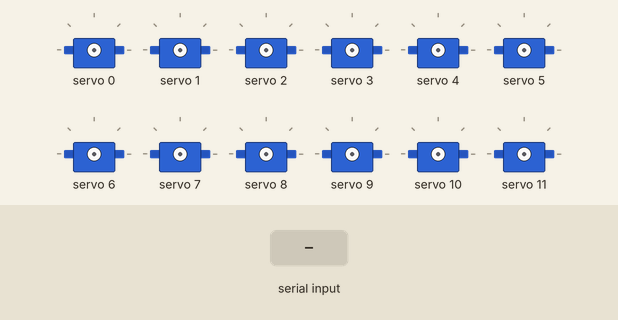
Recording of a sketch running on a simulated ESP32. On the bench: 12 × servo. Inputs (shaded band) come from the test bench. What the sketch prints to the serial monitor is not drawn.

Above: at 1.2 s.
1.3 s: "all 1\n" received over Serial
4.3 s: "5\n" received over Serial
At 5.7 s:
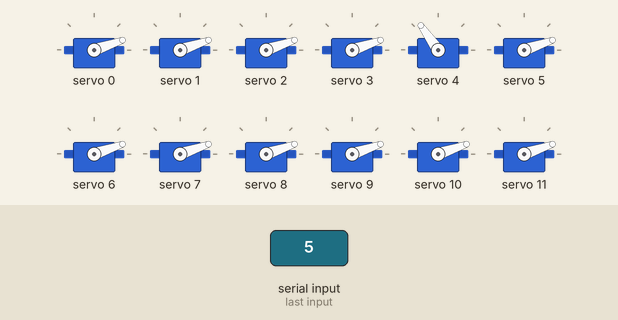
6.0 s: "all 150\n" received over Serial
At 8.5 s:
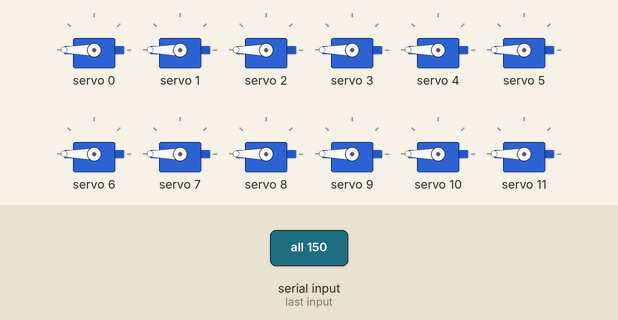
9.0 s: "all\n" received over Serial
At 11.6 s:
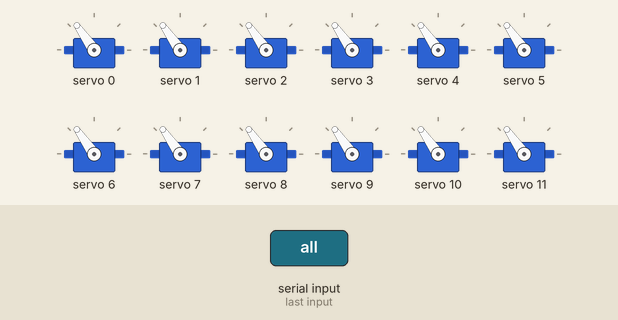
12.0 s: "all 45\n" received over Serial
At 14.7 s:
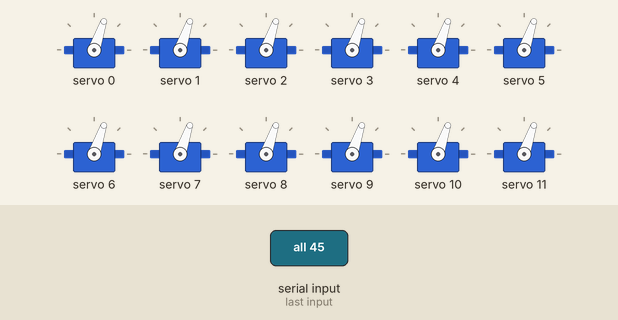
15.0 s: "1 90\n" received over Serial
At 16.9 s:
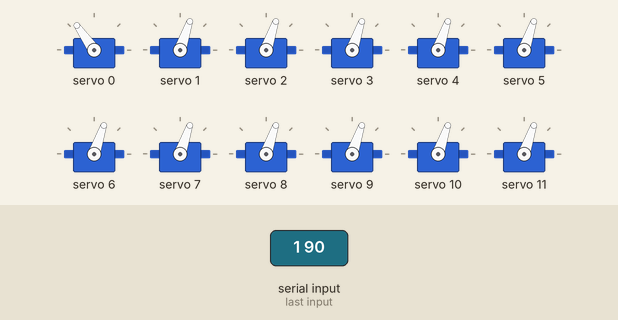
Timing chart, 0 to 18.1 s (numbered marks = the images above; inputs shaded):
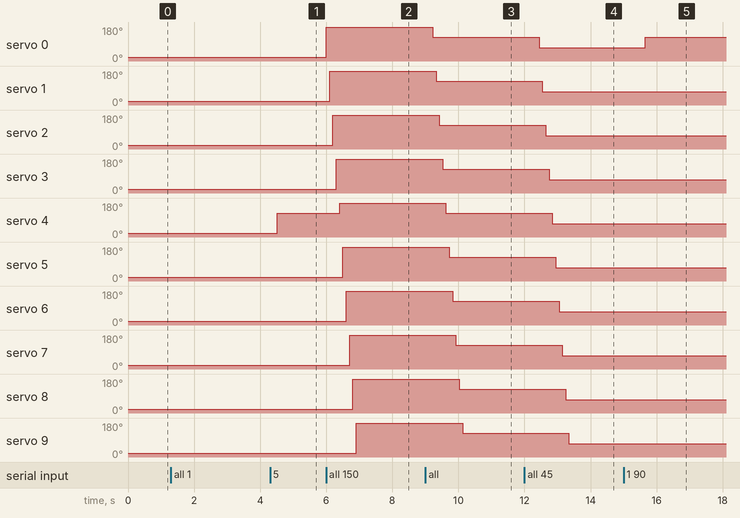

Measured:
- after the input at 4.3 s, servo 4: 19° → 125° after 0.22 s
- after the input at 6.0 s, servo 0: 19° → 180° at once; servo 1: 19° → 180° after 0.10 s; servo 2: 19° → 180° after 0.20 s; servo 3: 19° → 180° after 0.30 s; servo 4: 125° → 180° after 0.40 s
- after the input at 9.0 s, servo 0: 180° → 125° after 0.22 s; servo 1: 180° → 125° after 0.32 s; servo 2: 180° → 125° after 0.42 s; servo 3: 180° → 125° after 0.52 s; servo 4: 180° → 125° after 0.62 s
- after the input at 12.0 s, servo 0: 125° → 71° after 0.44 s; servo 1: 125° → 71° after 0.54 s; servo 2: 125° → 71° after 0.64 s; servo 3: 125° → 71° after 0.74 s; servo 4: 125° → 71° after 0.84 s
- after the input at 15.0 s, servo 0: 71° → 125° after 0.66 s

The sketch:

Arduino_Adafruitpcaservodriver.ino
```cpp
#include <Wire.h>
#include <Adafruit_PWMServoDriver.h>

Adafruit_PWMServoDriver pca1 = Adafruit_PWMServoDriver(0x40);  // PCA 1 (pins 1–16)
Adafruit_PWMServoDriver pca2 = Adafruit_PWMServoDriver(0x41);  // PCA 2 (pins 17–32)

#define TOTAL_PINS 32

// Convert angle (0–180) to pulse length (150–600)
int angleToPulse(int angle) {
  return map(angle, 0, 180, 150, 600);
}

// Set angle in degrees (0–180) to logical pin 1–32
void setAngleDegrees(int pin, int angle) {
  int pulse = angleToPulse(angle);

  if (pin >= 1 && pin <= 16) {
    pca1.setPWM(pin - 1, 0, pulse);
  } else if (pin >= 17 && pin <= 32) {
    pca2.setPWM(pin - 17, 0, pulse);
  } else {
    Serial.println(F("Invalid pin number."));
  }
}

void setup() {
  Serial.begin(9600);
  Wire.begin();

  pca1.begin();
  pca2.begin();
  pca1.setPWMFreq(50);
  pca2.setPWMFreq(50);

  Serial.println(F("\n🧪 Servo Pin Controller Ready (1–32)"));
  Serial.println(F("Type: <pin>, <pin angle>, all, all <angle>, or exit"));
}

void loop() {
  static String input = "";

  while (Serial.available()) {
    char c = Serial.read();
    if (c == '\n' || c == '\r') {
      input.trim();

      if (input.equalsIgnoreCase("exit")) {
        Serial.println(F("Exiting."));
        while (1); // Stop execution
      }

      else if (input.startsWith("all")) {
        int angle = 90; // Default
        int spaceIndex = input.indexOf(' ');
        if (spaceIndex > 0) {
          angle = input.substring(spaceIndex + 1).toInt();
        }

        angle = constrain(angle, 0, 180);
        Serial.print(F("Setting ALL pins to "));
        Serial.print(angle);
        Serial.println(F("°"));

        for (int i = 1; i <= TOTAL_PINS; i++) {
          setAngleDegrees(i, angle);
          delay(100);  // Delay to prevent current spike
        }
      }

      else if (input.length() > 0) {
        int spaceIndex = input.indexOf(' ');
        int pin = 0;
        int angle = 90;  // Default

        if (spaceIndex > 0) {
          pin = input.substring(0, spaceIndex).toInt();
          angle = input.substring(spaceIndex + 1).toInt();
        } else {
          pin = input.toInt();
        }

        if (pin >= 1 && pin <= TOTAL_PINS && angle >= 0 && angle <= 180) {
          Serial.print(F("Setting PIN "));
          Serial.print(pin);
          Serial.print(F(" to "));
          Serial.print(angle);
          Serial.println(F("°"));

          setAngleDegrees(pin, angle);
        } else {
          Serial.println(F("Usage: <pin 1–32> <angle 0–180>"));
        }
      }

      input = ""; // Reset
      Serial.println(F("\nEnter next command:"));
    } else {
      input += c;
    }
  }
}
```
